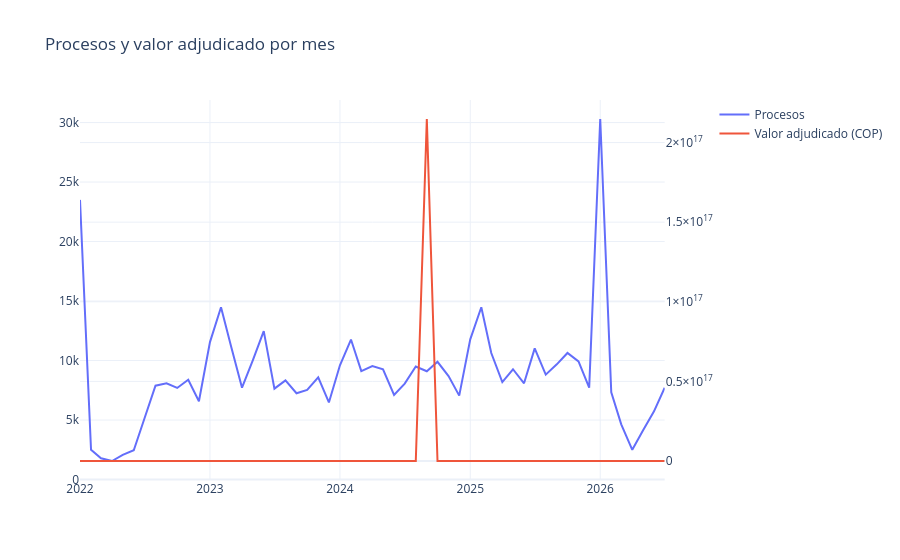

The notebook cell this image was saved under:
### Markdown cell above
## 2.2 Serie mensual de procesos y valor adjudicado

Se usa **solo** `df_proc` con fecha valida (regla de la seccion 2.1). El ultimo mes
del rango puede estar incompleto: revisar antes de interpretar caidas recientes como
tendencia real.

### Code cell
df_temporal = df_proc[df_proc["fecha_de_publicacion_del"].notna()].copy()
df_temporal["anio_mes"] = df_temporal["fecha_de_publicacion_del"].dt.to_period("M").dt.to_timestamp()

serie_mensual = (
    df_temporal.groupby("anio_mes")
    .agg(procesos=("id_del_proceso", "size"),
         valor_adjudicado=("valor_adjudicado_total", "sum"))
    .reset_index()
)

fig = make_subplots(specs=[[{"secondary_y": True}]])
fig.add_trace(go.Scatter(x=serie_mensual["anio_mes"], y=serie_mensual["procesos"],
                          name="Procesos", mode="lines"), secondary_y=False)
fig.add_trace(go.Scatter(x=serie_mensual["anio_mes"], y=serie_mensual["valor_adjudicado"],
                          name="Valor adjudicado (COP)", mode="lines"), secondary_y=True)
fig.update_layout(title="Procesos y valor adjudicado por mes", template="plotly_white")
fig.show()

print("Rango de fechas:", df_temporal["fecha_de_publicacion_del"].min(), "a",
      df_temporal["fecha_de_publicacion_del"].max())
print("Procesos en el ultimo mes del rango (revisar si esta incompleto):",
      serie_mensual.iloc[-1].to_dict())
